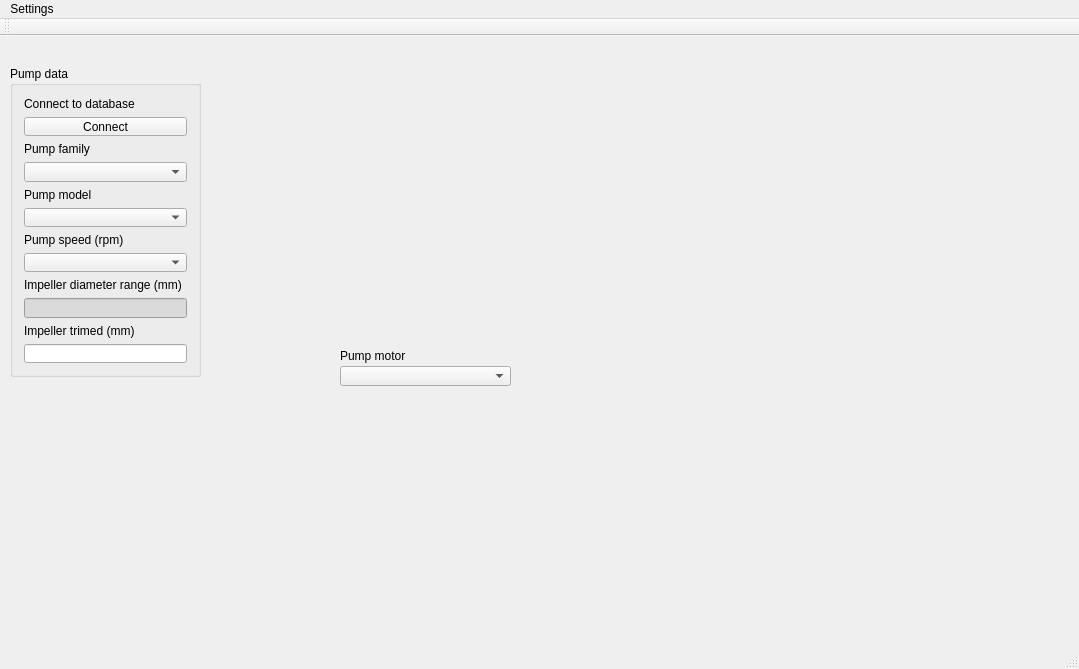
<?xml version="1.0" encoding="UTF-8"?>
<ui version="4.0">
 <class>MainWindow</class>
 <widget class="QMainWindow" name="MainWindow">
  <property name="geometry">
   <rect>
    <x>0</x>
    <y>0</y>
    <width>1079</width>
    <height>669</height>
   </rect>
  </property>
  <property name="windowTitle">
   <string>MainWindow</string>
  </property>
  <widget class="QWidget" name="centralWidget">
   <widget class="QGroupBox" name="groupBox">
    <property name="geometry">
     <rect>
      <x>10</x>
      <y>30</y>
      <width>191</width>
      <height>311</height>
     </rect>
    </property>
    <property name="font">
     <font>
      <family>Arial</family>
     </font>
    </property>
    <property name="title">
     <string>Pump data</string>
    </property>
    <layout class="QGridLayout" name="gridLayout">
     <item row="7" column="0">
      <widget class="QComboBox" name="comboBox_pumpSpeed"/>
     </item>
     <item row="0" column="0">
      <widget class="QLabel" name="label_5">
       <property name="text">
        <string>Connect to database</string>
       </property>
      </widget>
     </item>
     <item row="10" column="0">
      <widget class="QLabel" name="label_7">
       <property name="text">
        <string>Impeller trimed (mm)</string>
       </property>
      </widget>
     </item>
     <item row="3" column="0">
      <widget class="QComboBox" name="comboBox_pumpFamily"/>
     </item>
     <item row="5" column="0">
      <widget class="QComboBox" name="comboBox_pumpModel"/>
     </item>
     <item row="1" column="0">
      <widget class="QPushButton" name="pushButton_connect">
       <property name="text">
        <string>Connect</string>
       </property>
      </widget>
     </item>
     <item row="6" column="0">
      <widget class="QLabel" name="label_3">
       <property name="text">
        <string>Pump speed (rpm)</string>
       </property>
      </widget>
     </item>
     <item row="9" column="0">
      <widget class="QLineEdit" name="lineEdit_impRange">
       <property name="styleSheet">
        <string notr="true">background-color: rgb(218, 218, 218);
font: 8pt &quot;Arial&quot;;</string>
       </property>
       <property name="readOnly">
        <bool>true</bool>
       </property>
      </widget>
     </item>
     <item row="2" column="0">
      <widget class="QLabel" name="label">
       <property name="text">
        <string>Pump family</string>
       </property>
      </widget>
     </item>
     <item row="4" column="0">
      <widget class="QLabel" name="label_2">
       <property name="text">
        <string>Pump model</string>
       </property>
      </widget>
     </item>
     <item row="11" column="0">
      <widget class="QLineEdit" name="lineEdit_impTrimed"/>
     </item>
     <item row="8" column="0">
      <widget class="QLabel" name="label_6">
       <property name="text">
        <string>Impeller diameter range (mm)</string>
       </property>
      </widget>
     </item>
    </layout>
   </widget>
   <widget class="QComboBox" name="comboBox_motor">
    <property name="geometry">
     <rect>
      <x>340</x>
      <y>330</y>
      <width>171</width>
      <height>20</height>
     </rect>
    </property>
   </widget>
   <widget class="QLabel" name="label_4">
    <property name="geometry">
     <rect>
      <x>340</x>
      <y>310</y>
      <width>171</width>
      <height>19</height>
     </rect>
    </property>
    <property name="text">
     <string>Pump motor</string>
    </property>
   </widget>
  </widget>
  <widget class="QMenuBar" name="menuBar">
   <property name="geometry">
    <rect>
     <x>0</x>
     <y>0</y>
     <width>1079</width>
     <height>21</height>
    </rect>
   </property>
   <widget class="QMenu" name="menuSet_DB">
    <property name="title">
     <string>Settings</string>
    </property>
    <addaction name="actionSet_database"/>
   </widget>
   <addaction name="menuSet_DB"/>
  </widget>
  <widget class="QToolBar" name="mainToolBar">
   <attribute name="toolBarArea">
    <enum>TopToolBarArea</enum>
   </attribute>
   <attribute name="toolBarBreak">
    <bool>false</bool>
   </attribute>
  </widget>
  <widget class="QStatusBar" name="statusBar"/>
  <action name="actionSet_database">
   <property name="text">
    <string>Set database</string>
   </property>
  </action>
 </widget>
 <layoutdefault spacing="6" margin="11"/>
 <resources/>
 <connections/>
</ui>
